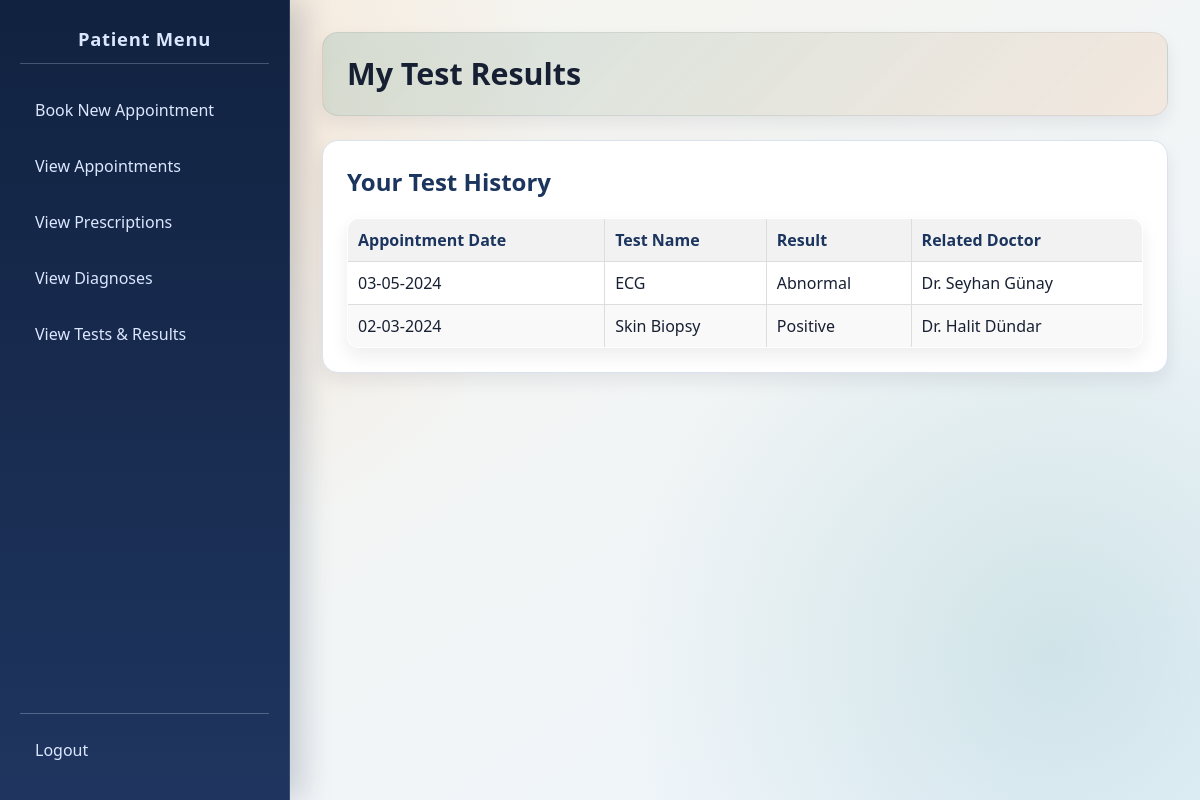
/patient/view_tests.php (signed in), run on the app's committed database.
### tables this page shows
CREATE TABLE `Appointment_Test` (
  `Appointment_ID` int(11) NOT NULL,
  `Test_ID` int(11) NOT NULL,
  `Test_Result` varchar(255) DEFAULT NULL
);

CREATE TABLE `Appointment` (
  `Appointment_ID` int(11) NOT NULL,
  `Patient_ID` bigint(20) NOT NULL,
  `Doctor_ID` int(11) NOT NULL,
  `Nurse_ID` int(11) DEFAULT NULL,
  `Appointment_Date` date NOT NULL,
  `Appointment_Time` time NOT NULL,
  `Follow_Up_Appointment_ID` int(11) DEFAULT NULL,
  `Status` varchar(50) DEFAULT 'Scheduled'
);

CREATE TABLE `Test` (
  `Test_ID` int(11) NOT NULL,
  `Test_Name` varchar(255) NOT NULL
);

CREATE TABLE `Doctor` (
  `Doctor_ID` int(11) NOT NULL,
  `Doctor_First_Name` varchar(100) NOT NULL,
  `Doctor_Last_Name` varchar(100) NOT NULL,
  `Doctor_Gender` varchar(10) DEFAULT NULL,
  `Doctor_Email` varchar(255) NOT NULL,
  `Doctor_Phone` varchar(20) DEFAULT NULL,
  `Clinic_ID` int(11) DEFAULT NULL,
  `Doctor_Password` varchar(255) NOT NULL,
  `Admin_ID` int(11) DEFAULT NULL
);

### patient/view_tests.php (the view, shortened to what this page needs)
<?php
require_once '../includes/db_connect.php';
$patient_id = $_SESSION['user_id'];
$tests_data = [];
$fetch_error = null;
$sql = "SELECT
            at.`Appointment_ID`,
            a.`Appointment_Date`,
            t.`Test_Name`,
            at.`Test_Result`,
            doc.`Doctor_First_Name`,
            doc.`Doctor_Last_Name`
        FROM `Appointment_Test` at -- Use correct table name from dump
        JOIN `APPOINTMENT` a ON at.`Appointment_ID` = a.`Appointment_ID`
        JOIN `TEST` t ON at.`Test_ID` = t.`Test_ID` -- Use correct table name from dump
        JOIN `DOCTOR` doc ON a.`Doctor_ID` = doc.`Doctor_ID`
        WHERE a.`Patient_ID` = ?
        ORDER BY a.`Appointment_Date` DESC, t.`Test_Name` ASC";
$stmt = $conn->prepare($sql);
if ($stmt) {
    $stmt->bind_param("i", $patient_id);
    $stmt->execute();
    $result = $stmt->get_result();
    while ($row = $result->fetch_assoc()) {
        $tests_data[] = $row;
    }
} else {
    $fetch_error = "Error fetching tests: " . $conn->error;
}
?>
<!DOCTYPE html>
<html lang="en">
<head>
    <link rel="stylesheet" href="../css/style.css">
</head>
<body>
    <div class="sidebar">
        <h2>Patient Menu</h2>
        <ul>
        <li><a href="book_appointment.php">Book New Appointment</a></li>
            <li><a href="view_appointments.php">View Appointments</a></li>
            <li><a href="view_prescriptions.php">View Prescriptions</a></li>
            <li><a href="view_diagnoses.php">View Diagnoses</a></li>
            <li><a href="view_tests.php">View Tests & Results</a></li>
        </ul>
        <div class="logout-link">
             <a href="../logout.php">Logout</a>
        </div>
    </div>
    <div class="main-content">
        <div class="header">
             <h1>My Test Results</h1>
        </div>
        <div class="content-section">
            <h2>Your Test History</h2>
             <?php if ($fetch_error): ?>
                <p style="color: red;"><?php echo htmlspecialchars($fetch_error); ?></p>
            <?php elseif (empty($tests_data)): ?>
                <p class="no-tests">You do not have any test results recorded.</p>
            <?php else: ?>
                <table class="tests-table">
                    <thead>
                        <tr>
                            <th>Appointment Date</th>
                            <th>Test Name</th>
                            <th>Result</th>
                            <th>Related Doctor</th>
                        </tr>
                    </thead>
                    <tbody>
                        <?php foreach ($tests_data as $test): ?>
                            <tr>
                                <td><?php echo htmlspecialchars(date("d-m-Y", strtotime($test['Appointment_Date']))); ?></td>
                                <td><?php echo htmlspecialchars($test['Test_Name']); ?></td>
                                <td><?php echo nl2br(htmlspecialchars($test['Test_Result'] ?? 'N/A')); ?></td> <td>Dr. <?php echo htmlspecialchars($test['Doctor_First_Name'] . ' ' . $test['Doctor_Last_Name']); ?></td>
                            </tr>
                        <?php endforeach; ?>
                    </tbody>
                </table>
            <?php endif; ?>
        </div>
    </div>
</body>
</html>

### css/style.css (style rules this page uses)
:root { --bg-start: #f7f4eb; --bg-end: #eef6ff; --panel: #ffffff; --ink: #172033; --muted: #5f6b83; --line: #dbe2ef; --accent: #0f766e; --accent-2: #f97316; --nav-start: #112240; --nav-end: #1f355f; --radius: 16px; --shadow-lg: 0 20px 40px rgba(17, 34, 64, 0.15); --shadow-sm: 0 8px 18px rgba(20, 30, 48, 0.08); }
* { box-sizing: border-box; }
body { font-family: "Trebuchet MS", "Segoe UI", sans-serif; margin: 0; min-height: 100vh; color: var(--ink); background: radial-gradient(circle at 12% 18%, rgba(249, 115, 22, 0.12), transparent 34%), radial-gradient(circle at 88% 82%, rgba(15, 118, 110, 0.14), transparent 36%), linear-gradient(145deg, var(--bg-start), var(--bg-end)); display: flex; }
.sidebar { width: 290px; color: #dbe7ff; padding: 26px 20px; display: flex; flex-direction: column; background: linear-gradient(180deg, var(--nav-start), var(--nav-end)); border-right: 1px solid rgba(255, 255, 255, 0.12); box-shadow: 12px 0 30px rgba(17, 34, 64, 0.2); }
.sidebar h2 { margin: 0 0 22px; text-align: center; font-size: 1.15rem; letter-spacing: 0.04em; padding-bottom: 12px; border-bottom: 1px solid rgba(219, 231, 255, 0.25); }
.sidebar ul { list-style: none; margin: 0; padding: 0; flex-grow: 1; }
.sidebar li { margin-bottom: 8px; }
.sidebar a { text-decoration: none; color: #dbe7ff; display: block; padding: 12px 14px; border-radius: 10px; border: 1px solid transparent; transition: transform 0.2s ease, background-color 0.2s ease, border-color 0.2s ease; }
.sidebar .logout-link { margin-top: auto; padding-top: 12px; border-top: 1px solid rgba(219, 231, 255, 0.28); }
.main-content { flex: 1; padding: 32px; overflow-y: auto; }
.main-content .header { padding: 22px 24px; margin-bottom: 24px; border-radius: var(--radius); background: linear-gradient(135deg, rgba(15, 118, 110, 0.14), rgba(249, 115, 22, 0.1)); border: 1px solid rgba(23, 32, 51, 0.08); box-shadow: var(--shadow-sm); }
.main-content .header h1 { margin: 0; font-size: 1.9rem; line-height: 1.25; }
.content-section { background: var(--panel); padding: 24px; border-radius: var(--radius); border: 1px solid var(--line); box-shadow: var(--shadow-sm); margin-bottom: 22px; }
.content-section h2 { margin-top: 0; color: #1c355f; }
a { color: var(--accent); }
table { width: 100%; border-collapse: collapse; background: #fff; border: 1px solid var(--line); border-radius: 12px; overflow: hidden; box-shadow: var(--shadow-sm); }
th, td { padding: 12px; border-bottom: 1px solid #edf1f7; text-align: left; vertical-align: top; }
th { background: #f3f7fd; color: #1c355f; font-weight: 700; }

### patient/view_tests.php (style rules this page uses)
.tests-table { width: 100%; border-collapse: collapse; margin-top: 20px; }
.tests-table th, .tests-table td { border: 1px solid #ddd; padding: 10px; text-align: left; }
.tests-table th { background-color: #f2f2f2; font-weight: bold; }
.tests-table tr:nth-child(even) { background-color: #f9f9f9; }

### data on the page
appointment_test: Appointment_ID.Appointment_Date "03-05-2024", Test_ID.Test_Name "ECG", Test_Result "Abnormal", doctor.Doctor_First_Name+Doctor_Last_Name "Seyhan Günay"
appointment_test: Appointment_ID.Appointment_Date "02-03-2024", Test_ID.Test_Name "Skin Biopsy", Test_Result "Positive", doctor.Doctor_First_Name+Doctor_Last_Name "Halit Dündar"
